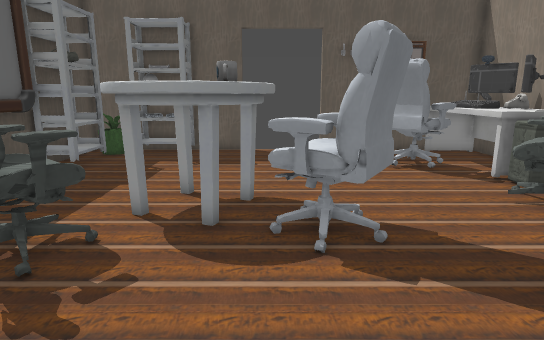
[1] (above)

16 first-person views from a walk through a Godot game level. The camera is 1.4 m above the floor, tilts 12° down and sees 75° across. The floor is counted in squares, 0.5 m on a side. Each view is taken from the middle of a square. On the plan, view 1 faces up. The plan holds only what a view shows up to about 20 squares ahead; the rest is blank. Some surface patterns are stand-ins.

[2]
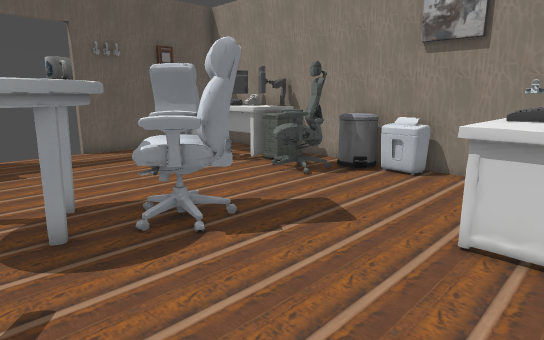

[3]
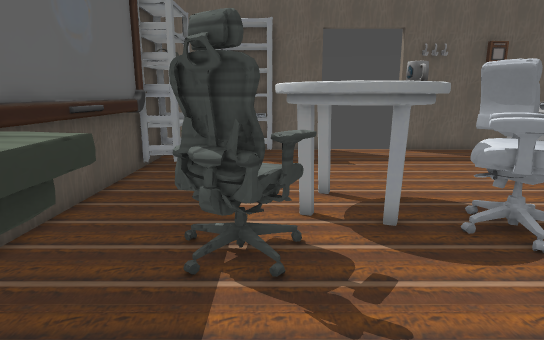

[4]
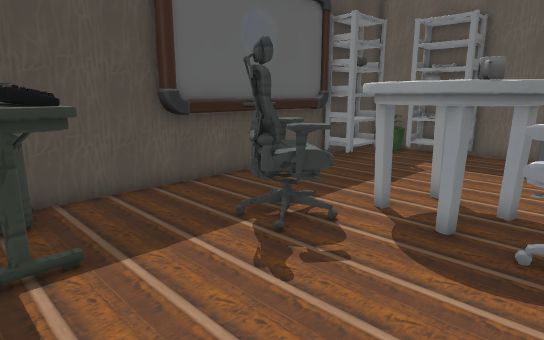

[5]
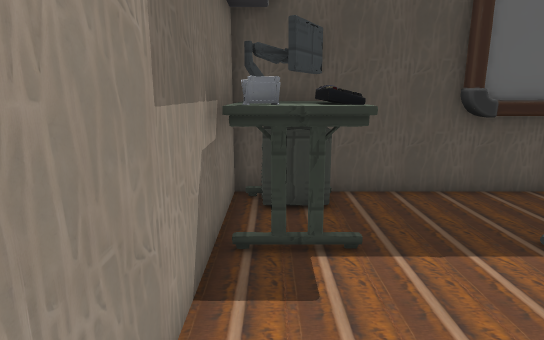

[6]
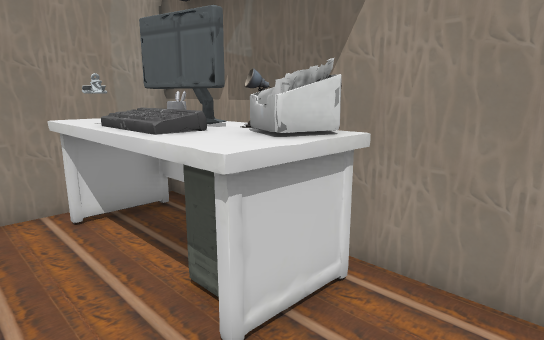

[7]
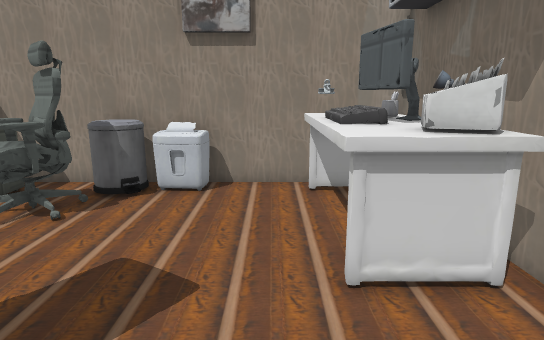

[8]
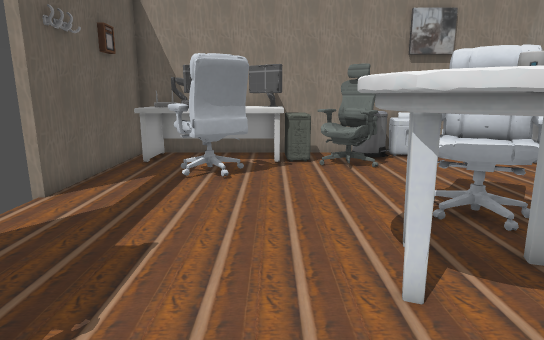

[9]
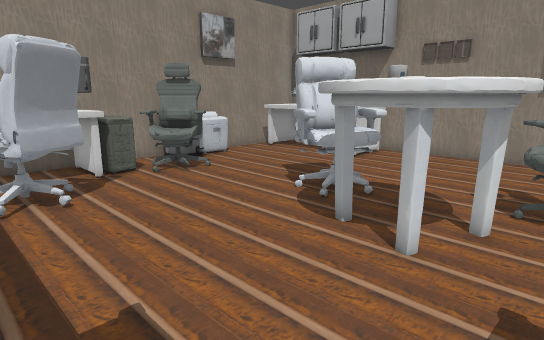

[10]
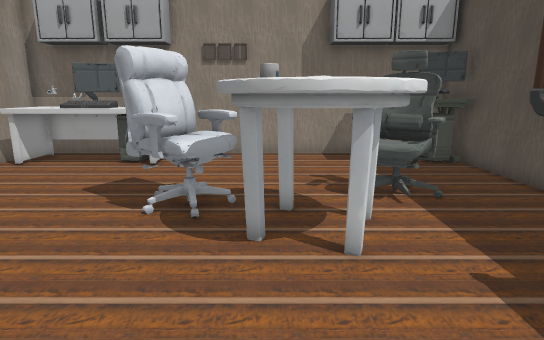

[11]
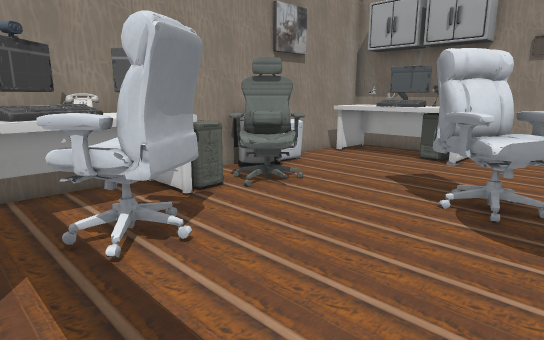

[12]
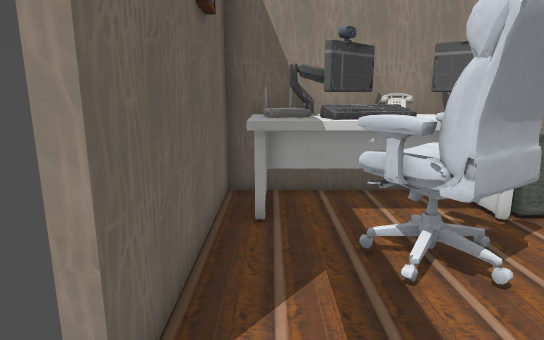

[13]
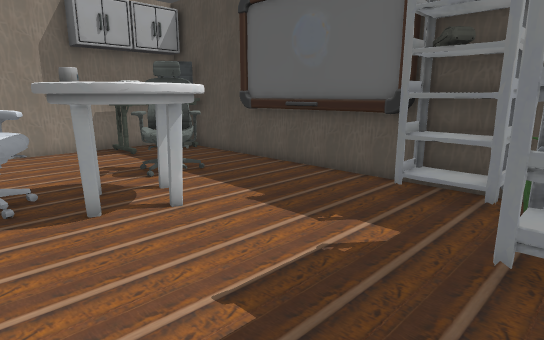

[14]
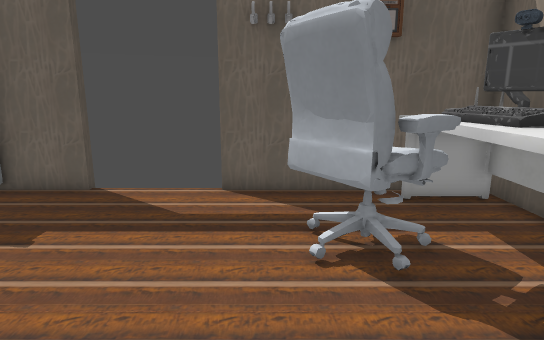

[15]
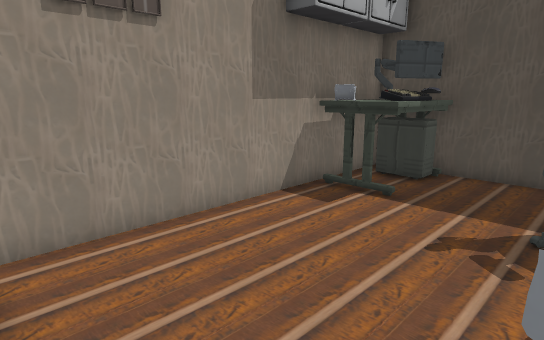

[16]
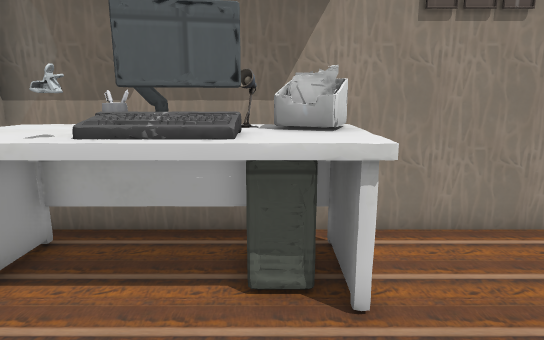

### Floor plan
Ten units are one square. View 1 is at (0, 0); x grows to the right and y downward. Boxes are objects, and circles mark ways between rooms. Rooms are numbered by the first view taken in them; rooms with no view inside come last. Other rooms are left out.
<svg viewBox="-96 -193 206 209">
<path fill="none" stroke="#000" d="M-87 -63 -85 -53M-85 -129 -87 -125M55 -14 73 -15M55 -12 66 -13M54 -11 74 -11M79 -144 77 -156M79 -145 78 -155M-87 -132 -86 -53M55 -10 55 -13 66 -12M54 -9 55 -13M-88 -132 -88 -53M60 -12 60 -17M-15 -188 -15 -183 -35 -183M103 -84 103 -115M-66 -183 -91 -183 -91 11 41 11M76 11 103 11 103 -46M103 -183 25 -183 25 -188M41 11 66 11"/>
<rect x="-85" y="-25" width="20" height="30" fill="#bbb"><title>desk</title></rect>
<rect x="-85" y="-165" width="10" height="40" fill="#bbb"><title>bookshelf</title></rect>
<rect x="-85" y="-185" width="20" height="20" fill="#bbb"><title>pot</title></rect>
<rect x="-75" y="-25" width="30" height="20" fill="#bbb"><title>keyboard</title></rect>
<rect x="-65" y="-5" width="20" height="10" fill="#bbb"><title>rack</title></rect>
<rect x="-65" y="-75" width="40" height="30" fill="#bbb"><title>chair</title></rect>
<rect x="-65" y="-185" width="30" height="20" fill="#bbb"><title>bookshelf</title></rect>
<rect x="-45" y="-115" width="50" height="50" fill="#bbb"><title>table</title></rect>
<rect x="-25" y="-95" width="10" height="10" fill="#bbb"><title>other object</title></rect>
<rect x="-15" y="-85" width="10" height="10" fill="#bbb"><title>mug</title></rect>
<rect x="-5" y="-85" width="40" height="30" fill="#bbb"><title>chair</title></rect>
<rect x="35" y="-25" width="60" height="30" fill="#bbb"><title>desk</title></rect>
<rect x="35" y="-165" width="40" height="40" fill="#bbb"><title>chair</title></rect>
<rect x="55" y="-105" width="30" height="30" fill="#bbb"><title>chair</title></rect>
<rect x="65" y="-175" width="40" height="60" fill="#bbb"><title>desk</title></rect>
<rect x="75" y="-115" width="20" height="20" fill="#bbb"><title>other object</title></rect>
<rect x="85" y="-65" width="20" height="20" fill="#bbb"><title>other object</title></rect>
<rect x="85" y="-85" width="20" height="20" fill="#bbb"><title>bin</title></rect>
<rect x="85" y="-145" width="10" height="20" fill="#bbb"><title>desk</title></rect>
<rect x="45" y="-5" width="20" height="10" fill="#bbb"><title>lamp</title></rect>
<text x="0" y="-90">1</text>
<text x="50" y="0">2</text>
</svg>

Where each view was taken, in squares from view 1:
view 1: 0 up, 0 right, facing up
view 2: 0 up, 3 left, facing up-right
view 3: 0 up, 4 left, facing up
view 4: 0 up, 1 right, facing up-left
view 5: 0 up, 1 right, facing left
view 6: 4 up, 1 right, facing down-right
view 7: 3 up, 1 left, facing right
view 8: 12 up, 7 left, facing right
view 9: 16 up, 5 left, facing down-right
view 10: 16 up, 1 left, facing down
view 11: 17 up, 1 left, facing down-right
view 12: 17 up, 0 right, facing right
view 13: 18 up, 2 right, facing down-left
view 14: 8 up, 4 right, facing up
view 15: 6 up, 4 right, facing down-left
view 16: 6 up, 5 right, facing down
